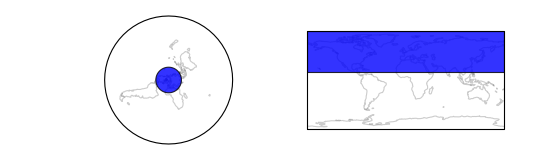

Write the Python code that produced this figure.
import cartopy.crs as ccrs
import matplotlib.pyplot as plt
import shapely.geometry as sgeom


LHS, RHS = ccrs.NorthPolarStereo(), ccrs.PlateCarree()
geom = sgeom.Point(0, 0).buffer(10000000)


fig = plt.figure(figsize=(7, 2))

ax1 = plt.subplot(1, 2, 1, projection=LHS)
ax2 = plt.subplot(1, 2, 2, projection=RHS)

ax1.coastlines(color='gray', alpha=0.4)
ax2.coastlines(color='gray', alpha=0.4)

ax1.add_geometries([geom], LHS, facecolor='blue', alpha=0.8)
ax2.add_geometries([geom], LHS, facecolor='blue', alpha=0.8)

plt.show()
